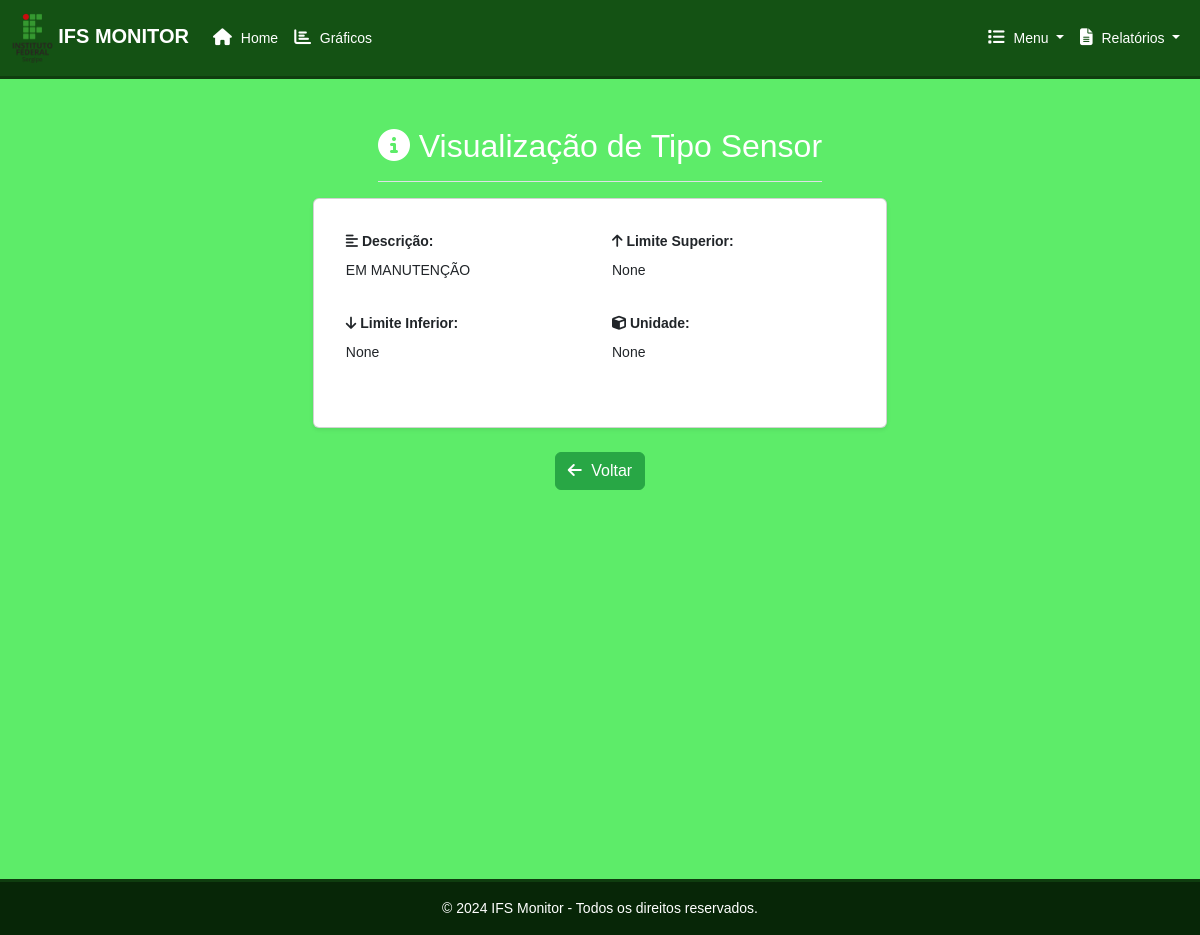
Screenshot of /sensor/detail/2 with the database file from the repository.
### acad/models.py (models this page shows, shortened)
class TipoSensor(models.Model):
    descricao = models.CharField(max_length=50, verbose_name="Sensor")
    limite_inferior_permitido = models.FloatField(null=True, blank=True, verbose_name="Limite Inferior Permitido")
    limite_superior_permitido = models.FloatField(null=True, blank=True, verbose_name="Limite Superior Permitido")
    unidade = models.CharField(max_length=45, null=True, blank=True, verbose_name="Unidade")
    class Meta:
        db_table = 'tb_tipo_sensor'
        verbose_name = "Tipo de Sensor"
        verbose_name_plural = "Tipos de Sensores"

### acad/views.py (the view)
# urls.py: path("sensor/detail/<int:pk>", TipoSensorDetailView.as_view(), name="tipo_sensor_detail"),
class TipoSensorDetailView(DetailView):
    model = TipoSensor
    context_object_name = "tipo_sensor"
    template_name = "acad/TipoSensor/tipo_sensor_detail.html"
    fields = ["tipo", "descricao"]

### acad/templates/acad/TipoSensor/tipo_sensor_detail.html (shortened to what this page needs)
{% extends "acad/base.html" %}
{% load crispy_forms_tags %}
{% block content %}
<div class="d-flex justify-content-between flex-wrap flex-md-nowrap align-items-center pt-3 pb-2 mb-3 border-bottom">
    <h1 class="h2"><i class="fa fa-info-circle"></i> Visualização de Tipo Sensor</h1>
</div>
<div class="card shadow-sm">
    <div class="card-body">
        <div class="row">
            <div class="col-md-6 mb-3">
                <label class="form-label">
                    <strong><i class="fa fa-align-left"></i> Descrição:</strong>
                </label>
                <p class="form-control-static">{{ tipo_sensor.descricao }}</p>
            </div>
            <div class="col-md-6 mb-3">
                <label class="form-label">
                    <strong><i class="fa fa-arrow-up"></i> Limite Superior:</strong>
                </label>
                <p class="form-control-static">{{ tipo_sensor.limite_superior_permitido }}</p>
            </div>
            <div class="col-md-6 mb-3">
                <label class="form-label">
                    <strong><i class="fa fa-arrow-down"></i> Limite Inferior:</strong>
                </label>
                <p class="form-control-static">{{ tipo_sensor.limite_inferior_permitido }}</p>
            </div>
            <div class="col-md-6 mb-3">
                <label class="form-label">
                    <strong><i class="fa fa-cube"></i> Unidade:</strong>
                </label>
                <p class="form-control-static">{{ tipo_sensor.unidade }}</p>
            </div>
        </div>
    </div>
</div>
<div class="mt-4 d-flex justify-content-end">
    <a href="{% url 'tipo_sensor_list' %}" class="btn btn-primary">
        <i class="fa fa-arrow-left"></i> Voltar
    </a>
</div>
{% endblock content %}

### static/css/style.css (style rules this page uses)
body { font-size: 0.875rem; font-family: Arial, Helvetica, sans-serif; width: 100vw; min-height: 100vh; margin: 0; padding: 0; display: flex; flex-direction: column; overflow-x: hidden; overflow-y: auto; background-color: #5dec69; color: white; }
.form-label { font-weight: bold; margin-bottom: 0.5rem; }
.btn-primary { background-color: #28a745; border-color: #28a745; color: white; transition: background-color 0.3s ease; }
.btn i { margin-right: 5px; }
html { height: 100%; margin: 0; padding: 0; overflow-x: hidden; overflow-y: auto; }
html { height: 100%; }
body { min-height: 100%; }
.card-body { padding: 2rem; }

### rows the page displays
TipoSensor: descricao "EM MANUTENÇÃO", limite_superior_permitido "None", limite_inferior_permitido "None", unidade "None"
